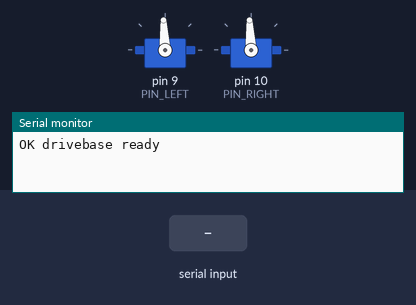
The sketch below on a simulated Arduino Uno, built with avr-gcc and run on an emulated ATmega328P. Shown: 2 × servo, the last lines printed to the serial monitor. Inputs (shaded band) come from the test bench.

Above: at 1.2 s.
1.3 s: "DRIVE,,45\n" received over Serial
At 1.7 s:
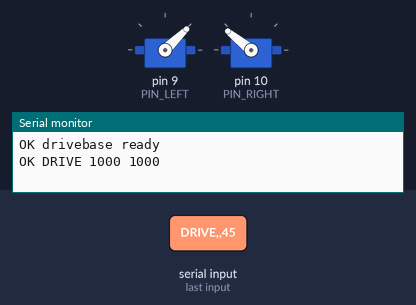
4.3 s: "STOP,1\n" received over Serial
5.8 s: "STOP\n" received over Serial
Timing chart, 0 to 8.8 s (numbered marks = the images above; inputs shaded):
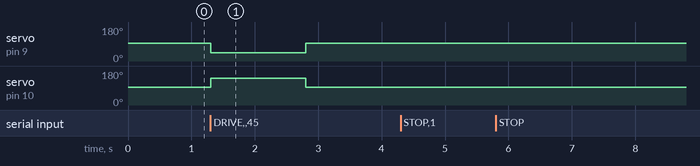

Measured:
- after the input at 1.3 s, servo on pin 9 (PIN_LEFT): 93° → 44° at once, → 93° 1.5 s later; servo on pin 10 (PIN_RIGHT): 93° → 141° at once, → 93° 1.5 s later

The sketch:

drivebase.ino
```cpp
/*
  Corgi drivebase — 2x Axon Max continuous-rotation servos (differential drive)

  Wiring:
    Left  servo signal -> D9
    Right servo signal -> D10
    Servo power        -> 7.4V battery (NOT Arduino 5V)
    Servo GND          -> battery GND + Arduino GND (common ground required)

  Serial protocol (115200 baud, newline-terminated):
    DRIVE,<left_us>,<right_us>   // 1000-2000, 1500=stop
    STOP
    PING
    WD,<ms>                      // failsafe timeout, 0 disables

  The failsafe is the important part. If the host crashes, unplugs, or simply stops
  talking, the wheels stop on their own after WATCHDOG_MS. The host has its own
  watchdog for the case where a command is late rather than absent; this one covers
  the case where there is no host left to time anything.
*/

#include <Servo.h>

const int PIN_LEFT = 9;
const int PIN_RIGHT = 10;
const int STOP_US = 1500;
const int MIN_US = 1000;
const int MAX_US = 2000;

// Set to true if a wheel runs the wrong way in DRIVE
const bool INVERT_LEFT = false;
const bool INVERT_RIGHT = true;  // typical for opposite-mounted wheel

const unsigned long DEFAULT_WATCHDOG_MS = 1500;

Servo leftServo;
Servo rightServo;

unsigned long watchdogMs = DEFAULT_WATCHDOG_MS;
unsigned long lastCommandMs = 0;
bool rolling = false;

int clampUs(int us) {
  if (us < MIN_US) return MIN_US;
  if (us > MAX_US) return MAX_US;
  return us;
}

int maybeInvert(int us, bool invert) {
  if (!invert) return us;
  return STOP_US - (us - STOP_US);
}

void writeWheels(int leftUs, int rightUs) {
  leftUs = clampUs(leftUs);
  rightUs = clampUs(rightUs);
  rolling = (leftUs != STOP_US) || (rightUs != STOP_US);
  leftServo.writeMicroseconds(maybeInvert(leftUs, INVERT_LEFT));
  rightServo.writeMicroseconds(maybeInvert(rightUs, INVERT_RIGHT));
}

void stopWheels() {
  writeWheels(STOP_US, STOP_US);
}

void setup() {
  Serial.begin(115200);
  leftServo.attach(PIN_LEFT);
  rightServo.attach(PIN_RIGHT);
  stopWheels();
  lastCommandMs = millis();
  Serial.println(F("OK drivebase ready"));
}

void handleLine(String line) {
  line.trim();
  line.toUpperCase();
  if (line.length() == 0) return;

  lastCommandMs = millis();

  if (line == "STOP" || line == "S") {
    stopWheels();
    Serial.println(F("OK STOP"));
    return;
  }

  if (line == "PING") {
    Serial.println(F("OK PONG"));
    return;
  }

  if (line.startsWith("WD,")) {
    long ms = line.substring(3).toInt();
    if (ms < 0) {
      Serial.println(F("ERR WD usage: WD,<ms>"));
      return;
    }
    watchdogMs = (unsigned long)ms;
    Serial.print(F("OK WD "));
    Serial.println(watchdogMs);
    return;
  }

  if (line.startsWith("DRIVE,")) {
    int c1 = line.indexOf(',');
    int c2 = line.indexOf(',', c1 + 1);
    if (c1 < 0 || c2 < 0) {
      Serial.println(F("ERR DRIVE usage: DRIVE,<left_us>,<right_us>"));
      return;
    }
    int leftUs = line.substring(c1 + 1, c2).toInt();
    int rightUs = line.substring(c2 + 1).toInt();
    writeWheels(leftUs, rightUs);
    Serial.print(F("OK DRIVE "));
    Serial.print(clampUs(leftUs));
    Serial.print(F(" "));
    Serial.println(clampUs(rightUs));
    return;
  }

  Serial.println(F("ERR unknown command"));
}

void serviceWatchdog() {
  if (!rolling || watchdogMs == 0) return;
  if (millis() - lastCommandMs < watchdogMs) return;
  stopWheels();
  Serial.println(F("WARN watchdog stop"));
}

void loop() {
  static String buf;
  while (Serial.available() > 0) {
    char c = (char)Serial.read();
    if (c == '\n' || c == '\r') {
      if (buf.length() > 0) {
        handleLine(buf);
        buf = "";
      }
    } else {
      buf += c;
      if (buf.length() > 64) buf = "";
    }
  }
  serviceWatchdog();
}
```
